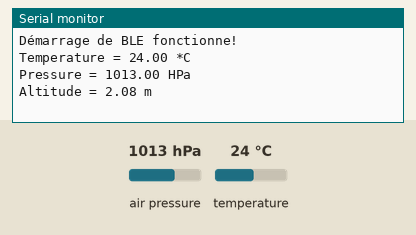
This program was run on a simulated ESP32-S3. On the bench: the last lines printed to the serial monitor. The test bench sets the inputs (shaded band); at power-on: air pressure 1013 hPa, temperature 24 °C. Nothing arrives over Bluetooth unless stated; a phone connects over Bluetooth LE 3 s after start.

Above: at 1.2 s.
1.3 s: air pressure set to 952 hPa
At 10.9 s:
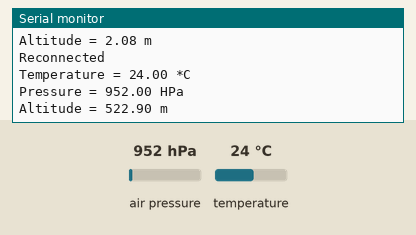
11.5 s: temperature set to 12 °C
16.5 s: air pressure set to 975 hPa
At 21.1 s:
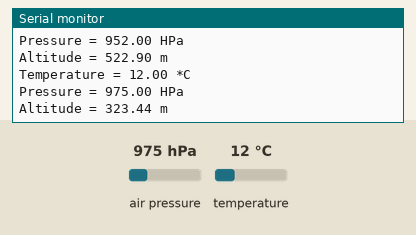

Measured:
- after the input at 1.3 s, the serial monitor: prints a new line after 8.7 s (image 1)
- after the input at 16.5 s, the serial monitor: prints a new line after 3.5 s (image 2)

The program:

main.cpp
```cpp
#include <Arduino.h>
#include <BLEDevice.h>
#include <BLEUtils.h>
#include <BLEServer.h>
#include <Adafruit_BMP280.h>

#define SERVICE_UUID "181A"
#define TEMPERATURE_CHAR_UUID "2A6E"
#define PRESSURE_CHAR_UUID "2A6D"
#define ALTITUDE_CHAR_UUID "ca73b3ba-39f6-4ab3-91ae-186dc9577d99"

Adafruit_BMP280 bmp;
BLEServer *pServer = NULL;
bool deviceConnected = false;
bool oldDeviceConnected = false;
BLECharacteristic *temperatureCharacteristic;
BLECharacteristic *pressureCharacteristic;
BLECharacteristic *altitudeCharacteristic;

class MyServerCallbacks: public BLEServerCallbacks {
    void onConnect(BLEServer* pServer) {
      deviceConnected = true;
    };

    void onDisconnect(BLEServer* pServer) {
      deviceConnected = false;
    }
};

void checkToReconnect()
{
  if (!deviceConnected && oldDeviceConnected) {
    delay(500);
    pServer->startAdvertising();
    oldDeviceConnected = deviceConnected;
  }

  if (deviceConnected && !oldDeviceConnected) {
    Serial.println("Reconnected");
    oldDeviceConnected = deviceConnected;
  }
}

void setup() {
  Serial.begin(115200);

  BLEDevice::init("TP_BLE_USERNAME");
  pServer = BLEDevice::createServer();
  pServer->setCallbacks(new MyServerCallbacks());
  BLEService *pService = pServer->createService(SERVICE_UUID);
  Serial.println("Démarrage de BLE fonctionne!");

  temperatureCharacteristic = pService->createCharacteristic(
    TEMPERATURE_CHAR_UUID,
    BLECharacteristic::PROPERTY_READ | BLECharacteristic::PROPERTY_NOTIFY
  );

  pressureCharacteristic = pService->createCharacteristic(
    PRESSURE_CHAR_UUID,
    BLECharacteristic::PROPERTY_READ | BLECharacteristic::PROPERTY_NOTIFY
  );

  altitudeCharacteristic = pService->createCharacteristic(
    ALTITUDE_CHAR_UUID,
    BLECharacteristic::PROPERTY_READ | BLECharacteristic::PROPERTY_NOTIFY
  );

  pService->start();
  BLEAdvertising *pAdvertising = BLEDevice::getAdvertising();
  pAdvertising->addServiceUUID(SERVICE_UUID);
  pAdvertising->setScanResponse(true);
  pAdvertising->setMinPreferred(0x06);
  pAdvertising->setMinPreferred(0x12);
  BLEDevice::startAdvertising();

  if (!bmp.begin(BMP280_ADDRESS_ALT, BMP280_CHIPID)) {
    Serial.println(F("Impossible de trouver un capteur BMP280, vérifier les connexions ou essayer une adresse différente!"));
    while (1) delay(10);
  }
  bmp.setSampling(Adafruit_BMP280::MODE_NORMAL, Adafruit_BMP280::SAMPLING_X2, Adafruit_BMP280::SAMPLING_X16, Adafruit_BMP280::FILTER_X16, Adafruit_BMP280::STANDBY_MS_500);
}

void loop() {
  float temperature = bmp.readTemperature();
  float pressure = bmp.readPressure();
  float altitude = bmp.readAltitude(1013.25);
  char dataStr[40];
  int value;

  checkToReconnect();

  value=(int)(temperature*100);
  temperatureCharacteristic->setValue(value);
  temperatureCharacteristic->notify();

  value=(int)(pressure*10);
  pressureCharacteristic->setValue(value);
  pressureCharacteristic->notify();

  sprintf(dataStr, "%.2f", altitude);
  altitudeCharacteristic->setValue(dataStr);
  altitudeCharacteristic->notify();

  Serial.print(F("Temperature = "));
  Serial.print(temperature);
  Serial.println(" *C");
  Serial.print(F("Pressure = "));
  Serial.print(pressure/100);
  Serial.println(" HPa");
  Serial.print(F("Altitude = "));
  Serial.print(altitude);
  Serial.println(" m");
  delay(10000);
}
```
